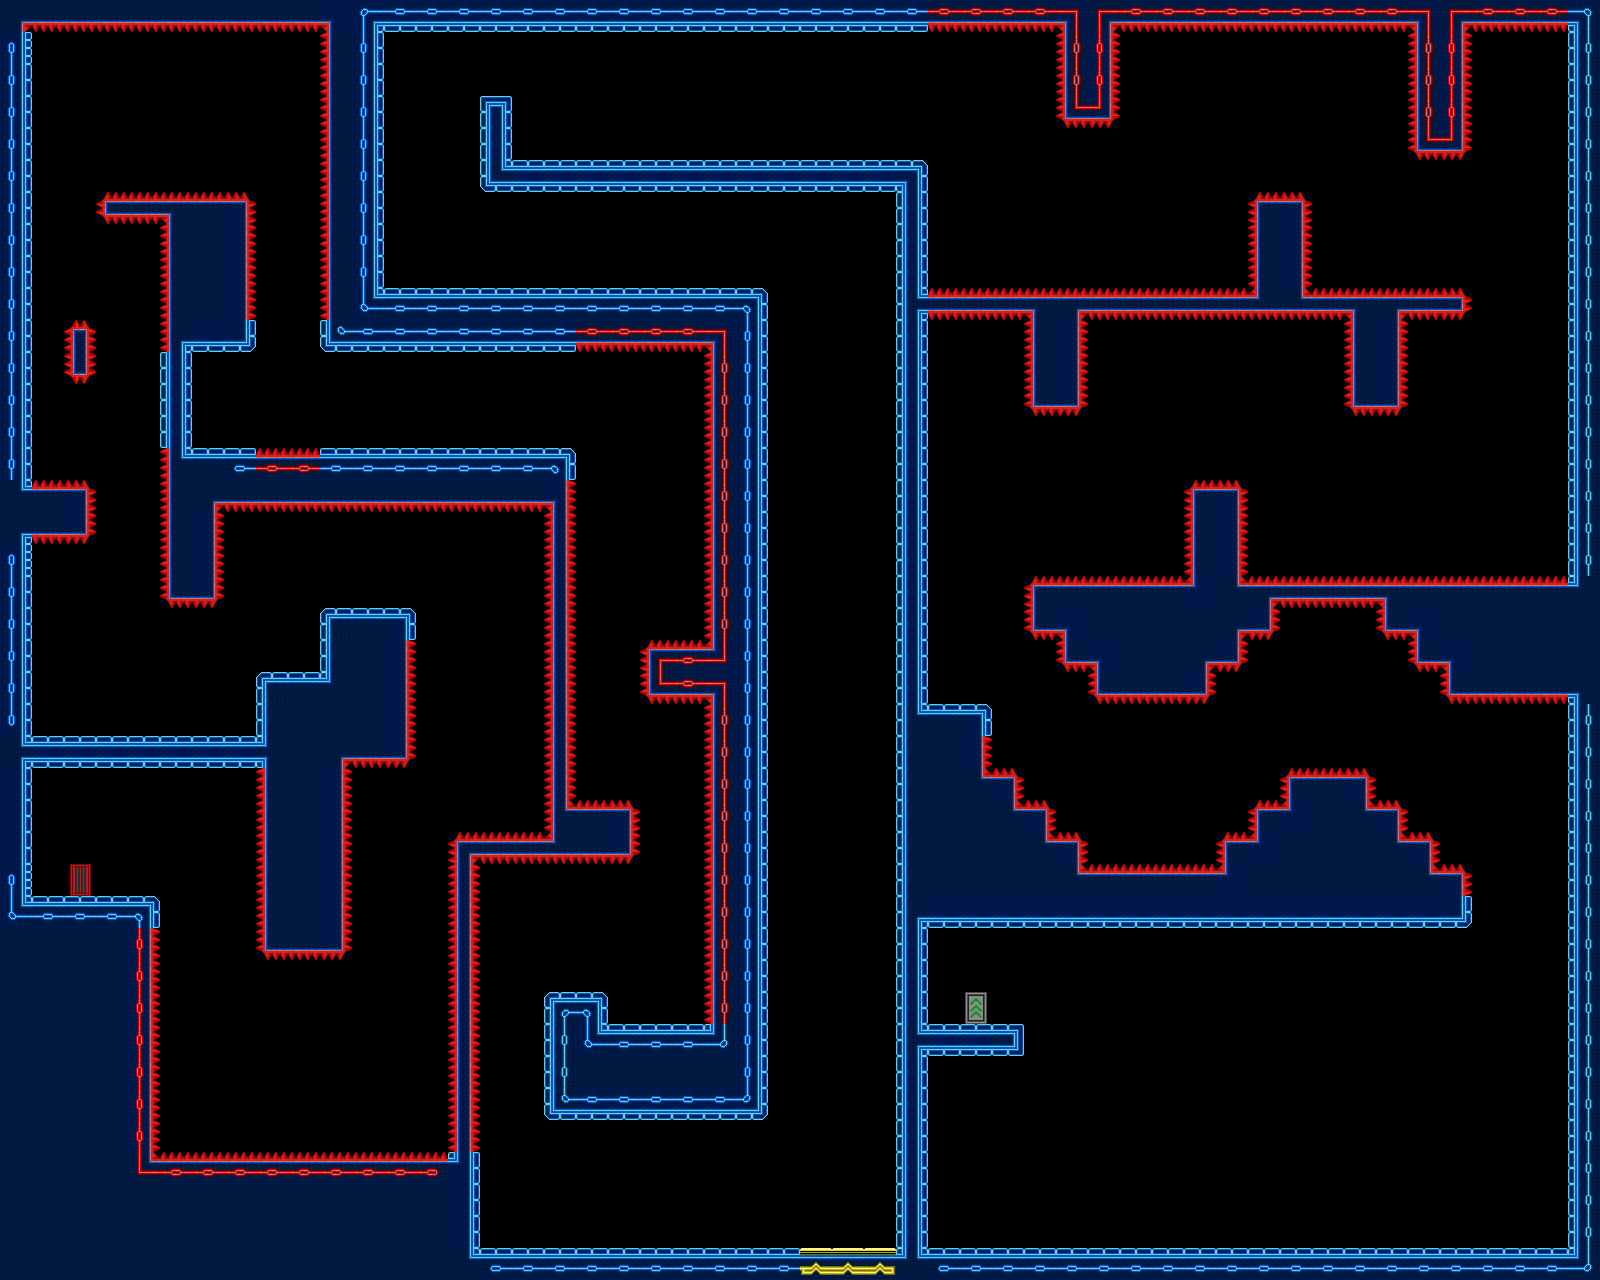

Below is a game level as drawn by its tile map, then a one-line description and the .tmx that defines it (tile-layer data replaced by summaries):
An orthogonal 50x40 tile map with 32x32 px tiles, 1 tile layer (Livello tile 1), 2 tilesets and 94 objects.

<map version="1.0" orientation="orthogonal" renderorder="right-down" width="50" height="40" tilewidth="32" tileheight="32" nextobjectid="104">
 <tileset firstgid="1" name="TestTile" tilewidth="32" tileheight="32" tilecount="117">
  <image source="resources/tiles/TestTile.png" width="416" height="288" />
 </tileset>
 <tileset firstgid="118" name="New_Spritesheet" tilewidth="32" tileheight="32" tilecount="1024">
  <image source="resources/tiles/New_Spritesheet.png" width="1024" height="1024" />
 </tileset>
 <layer name="Livello tile 1" width="50" height="40">
  <data>[2000 cells, 723 non-empty, 89 distinct tile ids]</data>
 </layer>
 <objectgroup name="Triggers" visible="0">
  <object id="1" x="32" y="896" width="128" height="32">
   <properties>
    <property name="blocker" value="rt" />
   </properties>
  </object>
  <object id="2" x="0" y="768" width="32" height="128">
   <properties>
    <property name="blocker" value="r" />
   </properties>
  </object>
  <object id="3" x="32" y="736" width="224" height="32">
   <properties>
    <property name="blocker" value="tb" />
   </properties>
  </object>
  <object id="4" x="256" y="672" width="64" height="64">
   <properties>
    <property name="blocker" value="tl" />
   </properties>
  </object>
  <object id="5" x="320" y="608" width="96" height="32">
   <properties>
    <property name="blocker" value="tlr" />
   </properties>
  </object>
  <object id="6" x="320" y="640" width="32" height="32">
   <properties>
    <property name="blocker" value="l" />
   </properties>
  </object>
  <object id="7" x="448" y="1152" width="32" height="96">
   <properties>
    <property name="blocker" value="r" />
   </properties>
  </object>
  <object id="8" x="480" y="1248" width="320" height="32">
   <properties>
    <property name="blocker" value="t" />
   </properties>
  </object>
  <object id="9" x="544" y="992" width="64" height="32">
   <properties>
    <property name="blocker" value="trl" />
   </properties>
  </object>
  <object id="10" x="608" y="1024" width="96" height="32">
   <properties>
    <property name="blocker" value="t" />
   </properties>
  </object>
  <object id="11" x="544" y="1024" width="224" height="96">
   <properties>
    <property name="blocker" value="rlb" />
   </properties>
  </object>
  <object id="12" x="736" y="288" width="32" height="736">
   <properties>
    <property name="blocker" value="rt" />
   </properties>
  </object>
  <object id="13" x="800" y="1248" width="96" height="32">
   <properties>
    <property name="bouncy" value="t" />
    <property name="power" value="2000" />
   </properties>
  </object>
  <object id="14" x="384" y="288" width="352" height="32">
   <properties>
    <property name="blocker" value="t" />
   </properties>
  </object>
  <object id="15" x="128" y="928" width="32" height="224">
   <properties>
    <property name="deadly" value="r" />
   </properties>
  </object>
  <object id="16" x="160" y="1152" width="288" height="32">
   <properties>
    <property name="deadly" value="t" />
   </properties>
  </object>
  <object id="17" x="448" y="864" width="32" height="288">
   <properties>
    <property name="deadly" value="rl" />
   </properties>
  </object>
  <object id="18" x="448" y="832" width="96" height="32">
   <properties>
    <property name="deadly" value="tbl" />
   </properties>
  </object>
  <object id="19" x="544" y="800" width="96" height="64">
   <properties>
    <property name="deadly" value="tbrl" />
   </properties>
  </object>
  <object id="20" x="544" y="480" width="32" height="320">
   <properties>
    <property name="deadly" value="rl" />
   </properties>
  </object>
  <object id="21" x="64" y="320" width="32" height="64">
   <properties>
    <property name="deadly" value="tbrl" />
   </properties>
  </object>
  <object id="22" x="256" y="768" width="96" height="192">
   <properties>
    <property name="deadly" value="blr" />
   </properties>
  </object>
  <object id="23" x="352" y="640" width="64" height="128">
   <properties>
    <property name="deadly" value="rb" />
   </properties>
  </object>
  <object id="25" x="0" y="544" width="32" height="192">
   <properties>
    <property name="blocker" value="r" />
   </properties>
  </object>
  <object id="26" x="0" y="32" width="32" height="448">
   <properties>
    <property name="blocker" value="r" />
   </properties>
  </object>
  <object id="27" x="160" y="352" width="32" height="96">
   <properties>
    <property name="blocker" value="lr" />
   </properties>
  </object>
  <object id="28" x="192" y="448" width="64" height="32">
   <properties>
    <property name="blocker" value="t" />
   </properties>
  </object>
  <object id="29" x="320" y="448" width="256" height="32">
   <properties>
    <property name="blocker" value="tr" />
   </properties>
  </object>
  <object id="30" x="224" y="480" width="320" height="32">
   <properties>
    <property name="deadly" value="b" />
   </properties>
  </object>
  <object id="31" x="160" y="512" width="64" height="96">
   <properties>
    <property name="deadly" value="blr" />
   </properties>
  </object>
  <object id="32" x="160" y="448" width="32" height="64">
   <properties>
    <property name="deadly" value="l" />
   </properties>
  </object>
  <object id="33" x="32" y="480" width="64" height="64">
   <properties>
    <property name="deadly" value="tbr" />
   </properties>
  </object>
  <object id="34" x="192" y="320" width="64" height="32">
   <properties>
    <property name="blocker" value="br" />
   </properties>
  </object>
  <object id="35" x="160" y="320" width="32" height="32">
   <properties>
    <property name="deadly" value="l" />
   </properties>
  </object>
  <object id="36" x="96" y="192" width="160" height="32">
   <properties>
    <property name="deadly" value="tbrl" />
   </properties>
  </object>
  <object id="37" x="160" y="224" width="96" height="96">
   <properties>
    <property name="deadly" value="lr" />
   </properties>
  </object>
  <object id="38" x="32" y="0" width="288" height="32">
   <properties>
    <property name="deadly" value="b" />
   </properties>
  </object>
  <object id="39" x="320" y="32" width="32" height="288">
   <properties>
    <property name="deadly" value="l" />
   </properties>
  </object>
  <object id="40" x="320" y="320" width="256" height="32">
   <properties>
    <property name="blocker" value="bl" />
   </properties>
  </object>
  <object id="41" x="256" y="448" width="64" height="32">
   <properties>
    <property name="deadly" value="t" />
   </properties>
  </object>
  <object id="42" x="576" y="320" width="128" height="32">
   <properties>
    <property name="deadly" value="b" />
   </properties>
  </object>
  <object id="43" x="640" y="640" width="64" height="64">
   <properties>
    <property name="deadly" value="tbl" />
   </properties>
  </object>
  <object id="44" x="704" y="352" width="32" height="672">
   <properties>
    <property name="deadly" value="l" />
   </properties>
  </object>
  <object id="45" x="896" y="192" width="32" height="1056">
   <properties>
    <property name="blocker" value="lr" />
   </properties>
  </object>
  <object id="46" x="928" y="1024" width="96" height="32">
   <properties>
    <property name="blocker" value="tbr" />
   </properties>
  </object>
  <object id="47" x="960" y="992" width="32" height="32">
   <properties>
    <property name="playerExit" value="Level19" />
   </properties>
  </object>
  <object id="48" x="64" y="864" width="32" height="32">
   <properties>
    <property name="playerEntrance" value="" />
   </properties>
  </object>
  <object id="49" x="352" y="576" width="32" height="32">
   <properties>
    <property name="CheckPoint" value="1" />
   </properties>
  </object>
  <object id="50" x="192" y="416" width="32" height="32">
   <properties>
    <property name="CheckPoint" value="1" />
   </properties>
  </object>
  </objectgroup>
</map>
<!-- 45 of 94 objects omitted -->
